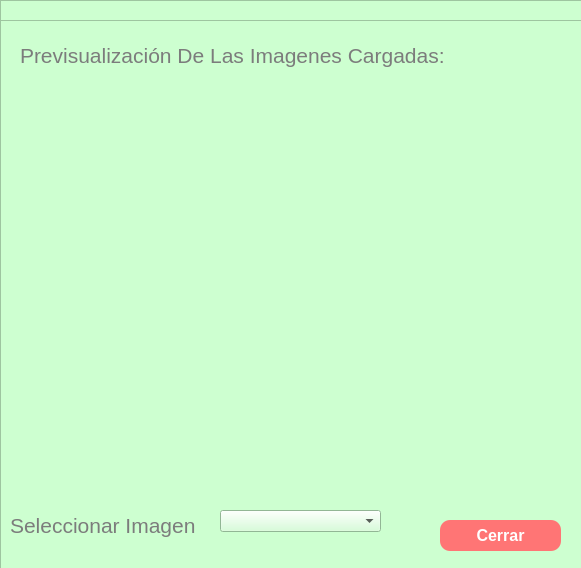
<?xml version="1.0" encoding="UTF-8"?>
<ui version="4.0">
 <class>ImagenARojo</class>
 <widget class="QDialog" name="ImagenARojo">
  <property name="geometry">
   <rect>
    <x>0</x>
    <y>0</y>
    <width>581</width>
    <height>568</height>
   </rect>
  </property>
  <property name="windowTitle">
   <string>Imagenes a Rojo</string>
  </property>
  <property name="styleSheet">
   <string notr="true">background-color: rgb(223, 223, 223);
</string>
  </property>
  <widget class="QFrame" name="Tiempo2Panel">
   <property name="geometry">
    <rect>
     <x>30</x>
     <y>160</y>
     <width>371</width>
     <height>61</height>
    </rect>
   </property>
   <property name="styleSheet">
    <string notr="true"/>
   </property>
   <property name="frameShape">
    <enum>QFrame::StyledPanel</enum>
   </property>
   <property name="frameShadow">
    <enum>QFrame::Raised</enum>
   </property>
   <widget class="QLabel" name="Tiempo2">
    <property name="geometry">
     <rect>
      <x>20</x>
      <y>20</y>
      <width>91</width>
      <height>21</height>
     </rect>
    </property>
    <property name="font">
     <font>
      <family>Arial</family>
      <pointsize>12</pointsize>
      <weight>75</weight>
      <bold>true</bold>
     </font>
    </property>
    <property name="styleSheet">
     <string notr="true">color: rgb(124, 124, 124);</string>
    </property>
    <property name="text">
     <string>Tiempo 2</string>
    </property>
   </widget>
   <widget class="QTextEdit" name="T2TextField">
    <property name="enabled">
     <bool>false</bool>
    </property>
    <property name="geometry">
     <rect>
      <x>120</x>
      <y>10</y>
      <width>241</width>
      <height>31</height>
     </rect>
    </property>
    <property name="font">
     <font>
      <family>Arial</family>
      <pointsize>12</pointsize>
     </font>
    </property>
    <property name="styleSheet">
     <string notr="true">background-color: rgb(0, 37, 86);
color: rgb(255, 255, 255);</string>
    </property>
    <property name="html">
     <string>&lt;!DOCTYPE HTML PUBLIC &quot;-//W3C//DTD HTML 4.0//EN&quot; &quot;http://www.w3.org/TR/REC-html40/strict.dtd&quot;&gt;
&lt;html&gt;&lt;head&gt;&lt;meta name=&quot;qrichtext&quot; content=&quot;1&quot; /&gt;&lt;style type=&quot;text/css&quot;&gt;
p, li { white-space: pre-wrap; }
&lt;/style&gt;&lt;/head&gt;&lt;body style=&quot; font-family:'Arial'; font-size:12pt; font-weight:400; font-style:normal;&quot;&gt;
&lt;p style=&quot;-qt-paragraph-type:empty; margin-top:0px; margin-bottom:0px; margin-left:0px; margin-right:0px; -qt-block-indent:0; text-indent:0px; font-family:'MS Shell Dlg 2'; font-size:8.25pt;&quot;&gt;&lt;br /&gt;&lt;/p&gt;&lt;/body&gt;&lt;/html&gt;</string>
    </property>
   </widget>
  </widget>
  <widget class="QFrame" name="Tiempo5Panel">
   <property name="geometry">
    <rect>
     <x>30</x>
     <y>370</y>
     <width>371</width>
     <height>61</height>
    </rect>
   </property>
   <property name="styleSheet">
    <string notr="true"/>
   </property>
   <property name="frameShape">
    <enum>QFrame::StyledPanel</enum>
   </property>
   <property name="frameShadow">
    <enum>QFrame::Raised</enum>
   </property>
   <widget class="QLabel" name="Tiempo5">
    <property name="geometry">
     <rect>
      <x>20</x>
      <y>20</y>
      <width>91</width>
      <height>21</height>
     </rect>
    </property>
    <property name="font">
     <font>
      <family>Arial</family>
      <pointsize>12</pointsize>
      <weight>75</weight>
      <bold>true</bold>
     </font>
    </property>
    <property name="styleSheet">
     <string notr="true">color: rgb(124, 124, 124);</string>
    </property>
    <property name="text">
     <string>Tiempo 5</string>
    </property>
   </widget>
   <widget class="QTextEdit" name="T5TextField">
    <property name="enabled">
     <bool>false</bool>
    </property>
    <property name="geometry">
     <rect>
      <x>120</x>
      <y>10</y>
      <width>241</width>
      <height>31</height>
     </rect>
    </property>
    <property name="font">
     <font>
      <family>Arial</family>
      <pointsize>12</pointsize>
     </font>
    </property>
    <property name="styleSheet">
     <string notr="true">background-color: rgb(0, 37, 86);
color: rgb(255, 255, 255);</string>
    </property>
    <property name="html">
     <string>&lt;!DOCTYPE HTML PUBLIC &quot;-//W3C//DTD HTML 4.0//EN&quot; &quot;http://www.w3.org/TR/REC-html40/strict.dtd&quot;&gt;
&lt;html&gt;&lt;head&gt;&lt;meta name=&quot;qrichtext&quot; content=&quot;1&quot; /&gt;&lt;style type=&quot;text/css&quot;&gt;
p, li { white-space: pre-wrap; }
&lt;/style&gt;&lt;/head&gt;&lt;body style=&quot; font-family:'Arial'; font-size:12pt; font-weight:400; font-style:normal;&quot;&gt;
&lt;p style=&quot;-qt-paragraph-type:empty; margin-top:0px; margin-bottom:0px; margin-left:0px; margin-right:0px; -qt-block-indent:0; text-indent:0px; font-family:'MS Shell Dlg 2'; font-size:8.25pt;&quot;&gt;&lt;br /&gt;&lt;/p&gt;&lt;/body&gt;&lt;/html&gt;</string>
    </property>
   </widget>
  </widget>
  <widget class="QPushButton" name="SelDir">
   <property name="geometry">
    <rect>
     <x>420</x>
     <y>100</y>
     <width>141</width>
     <height>41</height>
    </rect>
   </property>
   <property name="font">
    <font>
     <family>Arial</family>
     <pointsize>12</pointsize>
     <weight>75</weight>
     <bold>true</bold>
    </font>
   </property>
   <property name="styleSheet">
    <string notr="true">background-color: rgb(255, 117, 117);
color: rgb(255, 255, 255);
border: none;
border-radius: 10px;</string>
   </property>
   <property name="text">
    <string>Seleccionar
 Directorio</string>
   </property>
  </widget>
  <widget class="QFrame" name="Encabezado">
   <property name="geometry">
    <rect>
     <x>0</x>
     <y>0</y>
     <width>611</width>
     <height>71</height>
    </rect>
   </property>
   <property name="styleSheet">
    <string notr="true">background-color: rgb(205, 255, 208);
</string>
   </property>
   <property name="frameShape">
    <enum>QFrame::StyledPanel</enum>
   </property>
   <property name="frameShadow">
    <enum>QFrame::Raised</enum>
   </property>
   <widget class="QLabel" name="Subtitulo">
    <property name="geometry">
     <rect>
      <x>200</x>
      <y>30</y>
      <width>371</width>
      <height>21</height>
     </rect>
    </property>
    <property name="font">
     <font>
      <family>Arial</family>
      <pointsize>10</pointsize>
     </font>
    </property>
    <property name="styleSheet">
     <string notr="true">color: rgb(124, 124, 124);</string>
    </property>
    <property name="text">
     <string>Se transforman las imagenes seleccionadas a tonos rojos</string>
    </property>
   </widget>
   <widget class="QLabel" name="Titulo">
    <property name="geometry">
     <rect>
      <x>10</x>
      <y>20</y>
      <width>161</width>
      <height>31</height>
     </rect>
    </property>
    <property name="font">
     <font>
      <family>Arial</family>
      <pointsize>16</pointsize>
      <weight>50</weight>
      <bold>false</bold>
     </font>
    </property>
    <property name="styleSheet">
     <string notr="true">color: rgb(124, 124, 124);</string>
    </property>
    <property name="text">
     <string>Imagenes a Rojo</string>
    </property>
   </widget>
  </widget>
  <widget class="QFrame" name="MediaAritmetica">
   <property name="geometry">
    <rect>
     <x>70</x>
     <y>450</y>
     <width>491</width>
     <height>61</height>
    </rect>
   </property>
   <property name="styleSheet">
    <string notr="true"/>
   </property>
   <property name="frameShape">
    <enum>QFrame::StyledPanel</enum>
   </property>
   <property name="frameShadow">
    <enum>QFrame::Raised</enum>
   </property>
   <widget class="QLabel" name="Media">
    <property name="geometry">
     <rect>
      <x>20</x>
      <y>20</y>
      <width>131</width>
      <height>21</height>
     </rect>
    </property>
    <property name="font">
     <font>
      <family>Arial</family>
      <pointsize>12</pointsize>
      <weight>75</weight>
      <bold>true</bold>
     </font>
    </property>
    <property name="styleSheet">
     <string notr="true">color: rgb(124, 124, 124);</string>
    </property>
    <property name="text">
     <string>Media Aritmética</string>
    </property>
   </widget>
   <widget class="QTextEdit" name="MediaTextField">
    <property name="enabled">
     <bool>false</bool>
    </property>
    <property name="geometry">
     <rect>
      <x>170</x>
      <y>10</y>
      <width>241</width>
      <height>31</height>
     </rect>
    </property>
    <property name="font">
     <font>
      <family>Arial</family>
      <pointsize>12</pointsize>
     </font>
    </property>
    <property name="styleSheet">
     <string notr="true">background-color: rgb(0, 37, 86);
color: rgb(255, 255, 255);</string>
    </property>
    <property name="html">
     <string>&lt;!DOCTYPE HTML PUBLIC &quot;-//W3C//DTD HTML 4.0//EN&quot; &quot;http://www.w3.org/TR/REC-html40/strict.dtd&quot;&gt;
&lt;html&gt;&lt;head&gt;&lt;meta name=&quot;qrichtext&quot; content=&quot;1&quot; /&gt;&lt;style type=&quot;text/css&quot;&gt;
p, li { white-space: pre-wrap; }
&lt;/style&gt;&lt;/head&gt;&lt;body style=&quot; font-family:'Arial'; font-size:12pt; font-weight:400; font-style:normal;&quot;&gt;
&lt;p style=&quot;-qt-paragraph-type:empty; margin-top:0px; margin-bottom:0px; margin-left:0px; margin-right:0px; -qt-block-indent:0; text-indent:0px; font-family:'MS Shell Dlg 2'; font-size:8.25pt;&quot;&gt;&lt;br /&gt;&lt;/p&gt;&lt;/body&gt;&lt;/html&gt;</string>
    </property>
   </widget>
  </widget>
  <widget class="QFrame" name="Tiempo4Panel">
   <property name="geometry">
    <rect>
     <x>30</x>
     <y>300</y>
     <width>381</width>
     <height>61</height>
    </rect>
   </property>
   <property name="styleSheet">
    <string notr="true"/>
   </property>
   <property name="frameShape">
    <enum>QFrame::StyledPanel</enum>
   </property>
   <property name="frameShadow">
    <enum>QFrame::Raised</enum>
   </property>
   <widget class="QLabel" name="Tiempo4">
    <property name="geometry">
     <rect>
      <x>20</x>
      <y>20</y>
      <width>91</width>
      <height>21</height>
     </rect>
    </property>
    <property name="font">
     <font>
      <family>Arial</family>
      <pointsize>12</pointsize>
      <weight>75</weight>
      <bold>true</bold>
     </font>
    </property>
    <property name="styleSheet">
     <string notr="true">color: rgb(124, 124, 124);</string>
    </property>
    <property name="text">
     <string>Tiempo 4</string>
    </property>
   </widget>
   <widget class="QTextEdit" name="T4TextField">
    <property name="enabled">
     <bool>false</bool>
    </property>
    <property name="geometry">
     <rect>
      <x>120</x>
      <y>10</y>
      <width>241</width>
      <height>31</height>
     </rect>
    </property>
    <property name="font">
     <font>
      <family>Arial</family>
      <pointsize>12</pointsize>
     </font>
    </property>
    <property name="styleSheet">
     <string notr="true">background-color: rgb(0, 37, 86);
color: rgb(255, 255, 255);</string>
    </property>
    <property name="html">
     <string>&lt;!DOCTYPE HTML PUBLIC &quot;-//W3C//DTD HTML 4.0//EN&quot; &quot;http://www.w3.org/TR/REC-html40/strict.dtd&quot;&gt;
&lt;html&gt;&lt;head&gt;&lt;meta name=&quot;qrichtext&quot; content=&quot;1&quot; /&gt;&lt;style type=&quot;text/css&quot;&gt;
p, li { white-space: pre-wrap; }
&lt;/style&gt;&lt;/head&gt;&lt;body style=&quot; font-family:'Arial'; font-size:12pt; font-weight:400; font-style:normal;&quot;&gt;
&lt;p style=&quot;-qt-paragraph-type:empty; margin-top:0px; margin-bottom:0px; margin-left:0px; margin-right:0px; -qt-block-indent:0; text-indent:0px; font-family:'MS Shell Dlg 2'; font-size:8.25pt;&quot;&gt;&lt;br /&gt;&lt;/p&gt;&lt;/body&gt;&lt;/html&gt;</string>
    </property>
   </widget>
  </widget>
  <widget class="QFrame" name="Tiempo3Panel">
   <property name="geometry">
    <rect>
     <x>30</x>
     <y>230</y>
     <width>381</width>
     <height>61</height>
    </rect>
   </property>
   <property name="styleSheet">
    <string notr="true"/>
   </property>
   <property name="frameShape">
    <enum>QFrame::StyledPanel</enum>
   </property>
   <property name="frameShadow">
    <enum>QFrame::Raised</enum>
   </property>
   <widget class="QLabel" name="Tiempo3">
    <property name="geometry">
     <rect>
      <x>20</x>
      <y>20</y>
      <width>91</width>
      <height>21</height>
     </rect>
    </property>
    <property name="font">
     <font>
      <family>Arial</family>
      <pointsize>12</pointsize>
      <weight>75</weight>
      <bold>true</bold>
     </font>
    </property>
    <property name="styleSheet">
     <string notr="true">color: rgb(124, 124, 124);</string>
    </property>
    <property name="text">
     <string>Tiempo 3</string>
    </property>
   </widget>
   <widget class="QTextEdit" name="T3TextField">
    <property name="enabled">
     <bool>false</bool>
    </property>
    <property name="geometry">
     <rect>
      <x>120</x>
      <y>10</y>
      <width>241</width>
      <height>31</height>
     </rect>
    </property>
    <property name="font">
     <font>
      <family>Arial</family>
      <pointsize>12</pointsize>
     </font>
    </property>
    <property name="styleSheet">
     <string notr="true">background-color: rgb(0, 37, 86);
color: rgb(255, 255, 255);</string>
    </property>
    <property name="html">
     <string>&lt;!DOCTYPE HTML PUBLIC &quot;-//W3C//DTD HTML 4.0//EN&quot; &quot;http://www.w3.org/TR/REC-html40/strict.dtd&quot;&gt;
&lt;html&gt;&lt;head&gt;&lt;meta name=&quot;qrichtext&quot; content=&quot;1&quot; /&gt;&lt;style type=&quot;text/css&quot;&gt;
p, li { white-space: pre-wrap; }
&lt;/style&gt;&lt;/head&gt;&lt;body style=&quot; font-family:'Arial'; font-size:12pt; font-weight:400; font-style:normal;&quot;&gt;
&lt;p style=&quot;-qt-paragraph-type:empty; margin-top:0px; margin-bottom:0px; margin-left:0px; margin-right:0px; -qt-block-indent:0; text-indent:0px; font-family:'MS Shell Dlg 2'; font-size:8.25pt;&quot;&gt;&lt;br /&gt;&lt;/p&gt;&lt;/body&gt;&lt;/html&gt;</string>
    </property>
   </widget>
  </widget>
  <widget class="QPushButton" name="Reset">
   <property name="geometry">
    <rect>
     <x>420</x>
     <y>230</y>
     <width>141</width>
     <height>41</height>
    </rect>
   </property>
   <property name="font">
    <font>
     <family>Arial</family>
     <pointsize>12</pointsize>
     <weight>75</weight>
     <bold>true</bold>
    </font>
   </property>
   <property name="styleSheet">
    <string notr="true">background-color: rgb(255, 117, 117);
color: rgb(255, 255, 255);
border: none;
border-radius: 10px;</string>
   </property>
   <property name="text">
    <string>Resetear</string>
   </property>
  </widget>
  <widget class="QFrame" name="Tiempo1Panel">
   <property name="geometry">
    <rect>
     <x>30</x>
     <y>90</y>
     <width>371</width>
     <height>61</height>
    </rect>
   </property>
   <property name="styleSheet">
    <string notr="true"/>
   </property>
   <property name="frameShape">
    <enum>QFrame::StyledPanel</enum>
   </property>
   <property name="frameShadow">
    <enum>QFrame::Raised</enum>
   </property>
   <widget class="QLabel" name="Tiempo1">
    <property name="geometry">
     <rect>
      <x>20</x>
      <y>20</y>
      <width>91</width>
      <height>21</height>
     </rect>
    </property>
    <property name="font">
     <font>
      <family>Arial</family>
      <pointsize>12</pointsize>
      <weight>75</weight>
      <bold>true</bold>
     </font>
    </property>
    <property name="styleSheet">
     <string notr="true">color: rgb(124, 124, 124);</string>
    </property>
    <property name="text">
     <string>Tiempo 1</string>
    </property>
   </widget>
   <widget class="QTextEdit" name="T1TextField">
    <property name="enabled">
     <bool>false</bool>
    </property>
    <property name="geometry">
     <rect>
      <x>120</x>
      <y>10</y>
      <width>241</width>
      <height>31</height>
     </rect>
    </property>
    <property name="font">
     <font>
      <family>Arial</family>
      <pointsize>12</pointsize>
     </font>
    </property>
    <property name="styleSheet">
     <string notr="true">background-color: rgb(0, 37, 86);
color: rgb(255, 255, 255);</string>
    </property>
    <property name="html">
     <string>&lt;!DOCTYPE HTML PUBLIC &quot;-//W3C//DTD HTML 4.0//EN&quot; &quot;http://www.w3.org/TR/REC-html40/strict.dtd&quot;&gt;
&lt;html&gt;&lt;head&gt;&lt;meta name=&quot;qrichtext&quot; content=&quot;1&quot; /&gt;&lt;style type=&quot;text/css&quot;&gt;
p, li { white-space: pre-wrap; }
&lt;/style&gt;&lt;/head&gt;&lt;body style=&quot; font-family:'Arial'; font-size:12pt; font-weight:400; font-style:normal;&quot;&gt;
&lt;p style=&quot;-qt-paragraph-type:empty; margin-top:0px; margin-bottom:0px; margin-left:0px; margin-right:0px; -qt-block-indent:0; text-indent:0px; font-family:'MS Shell Dlg 2'; font-size:8.25pt;&quot;&gt;&lt;br /&gt;&lt;/p&gt;&lt;/body&gt;&lt;/html&gt;</string>
    </property>
   </widget>
  </widget>
  <widget class="QPushButton" name="Ejecutar">
   <property name="geometry">
    <rect>
     <x>420</x>
     <y>160</y>
     <width>141</width>
     <height>41</height>
    </rect>
   </property>
   <property name="font">
    <font>
     <family>Arial</family>
     <pointsize>12</pointsize>
     <weight>75</weight>
     <bold>true</bold>
    </font>
   </property>
   <property name="styleSheet">
    <string notr="true">background-color: rgb(255, 117, 117);
color: rgb(255, 255, 255);
border: none;
border-radius: 10px;</string>
   </property>
   <property name="text">
    <string>Ejecutar</string>
   </property>
  </widget>
  <widget class="QLabel" name="RutaImagen">
   <property name="geometry">
    <rect>
     <x>30</x>
     <y>520</y>
     <width>521</width>
     <height>16</height>
    </rect>
   </property>
   <property name="text">
    <string>Dir. Entrada:</string>
   </property>
  </widget>
  <widget class="QPushButton" name="Preview">
   <property name="geometry">
    <rect>
     <x>420</x>
     <y>300</y>
     <width>141</width>
     <height>41</height>
    </rect>
   </property>
   <property name="font">
    <font>
     <family>Arial</family>
     <pointsize>12</pointsize>
     <weight>75</weight>
     <bold>true</bold>
    </font>
   </property>
   <property name="styleSheet">
    <string notr="true">background-color: rgb(255, 117, 117);
color: rgb(255, 255, 255);
border: none;
border-radius: 10px;</string>
   </property>
   <property name="text">
    <string>Ver Imagen</string>
   </property>
  </widget>
  <widget class="QFrame" name="PrevImagen">
   <property name="geometry">
    <rect>
     <x>0</x>
     <y>20</y>
     <width>611</width>
     <height>551</height>
    </rect>
   </property>
   <property name="styleSheet">
    <string notr="true">background-color: rgb(205, 255, 208);
</string>
   </property>
   <property name="frameShape">
    <enum>QFrame::StyledPanel</enum>
   </property>
   <property name="frameShadow">
    <enum>QFrame::Raised</enum>
   </property>
   <widget class="QLabel" name="Titulo_2">
    <property name="geometry">
     <rect>
      <x>20</x>
      <y>20</y>
      <width>471</width>
      <height>31</height>
     </rect>
    </property>
    <property name="font">
     <font>
      <family>Arial</family>
      <pointsize>16</pointsize>
      <weight>50</weight>
      <bold>false</bold>
     </font>
    </property>
    <property name="styleSheet">
     <string notr="true">color: rgb(124, 124, 124);</string>
    </property>
    <property name="text">
     <string>Previsualización De Las Imagenes Cargadas:</string>
    </property>
   </widget>
   <widget class="QLabel" name="Imagen">
    <property name="geometry">
     <rect>
      <x>30</x>
      <y>80</y>
      <width>511</width>
      <height>381</height>
     </rect>
    </property>
    <property name="text">
     <string/>
    </property>
   </widget>
   <widget class="QPushButton" name="Cerrar">
    <property name="geometry">
     <rect>
      <x>440</x>
      <y>500</y>
      <width>121</width>
      <height>31</height>
     </rect>
    </property>
    <property name="font">
     <font>
      <family>Arial</family>
      <pointsize>12</pointsize>
      <weight>75</weight>
      <bold>true</bold>
     </font>
    </property>
    <property name="styleSheet">
     <string notr="true">background-color: rgb(255, 117, 117);
color: rgb(255, 255, 255);
border: none;
border-radius: 10px;</string>
    </property>
    <property name="text">
     <string>Cerrar</string>
    </property>
   </widget>
   <widget class="QLabel" name="Titulo_3">
    <property name="geometry">
     <rect>
      <x>10</x>
      <y>490</y>
      <width>201</width>
      <height>31</height>
     </rect>
    </property>
    <property name="font">
     <font>
      <family>Arial</family>
      <pointsize>16</pointsize>
      <weight>50</weight>
      <bold>false</bold>
     </font>
    </property>
    <property name="styleSheet">
     <string notr="true">color: rgb(124, 124, 124);</string>
    </property>
    <property name="text">
     <string>Seleccionar Imagen</string>
    </property>
   </widget>
   <widget class="QComboBox" name="ImgCombo">
    <property name="geometry">
     <rect>
      <x>220</x>
      <y>490</y>
      <width>161</width>
      <height>22</height>
     </rect>
    </property>
   </widget>
  </widget>
  <widget class="QLabel" name="RutaImagen_2">
   <property name="geometry">
    <rect>
     <x>30</x>
     <y>540</y>
     <width>521</width>
     <height>16</height>
    </rect>
   </property>
   <property name="text">
    <string>Dir. Salida:</string>
   </property>
  </widget>
  <zorder>RutaImagen_2</zorder>
  <zorder>Tiempo2Panel</zorder>
  <zorder>Tiempo5Panel</zorder>
  <zorder>SelDir</zorder>
  <zorder>Encabezado</zorder>
  <zorder>MediaAritmetica</zorder>
  <zorder>Tiempo4Panel</zorder>
  <zorder>Tiempo3Panel</zorder>
  <zorder>Reset</zorder>
  <zorder>Tiempo1Panel</zorder>
  <zorder>Ejecutar</zorder>
  <zorder>RutaImagen</zorder>
  <zorder>Preview</zorder>
  <zorder>PrevImagen</zorder>
 </widget>
 <resources/>
 <connections/>
</ui>
